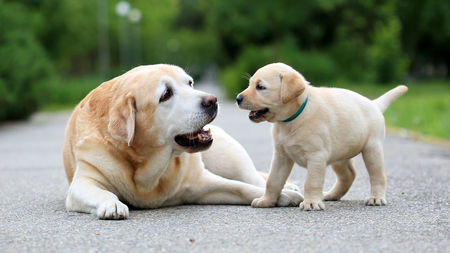
#> input picture Images/dogs.jpg, 450 x 253 px
$ python 'Image Masking.py'
#> lines starting #> are read from the running program, lines starting #| are printed output that depends on the picture; after the words box and inside, x2 and y2 are one past the last pixel; in counts of white or black regions, pixels touching at a corner belong together
#Masking an image
#In mask operations the value of each pixel of an image is recalculated
#based on a given mask matrix, this is known as the kernel.
#Masking is otherwise known as filtering.

# Importing module
import cv2
import numpy as np

# passing function
def nothing(x):
    pass

# Naming the tracking window
cv2.namedWindow("Tracking")
# creating track objects
cv2.createTrackbar("LH", "Tracking", 0, 255, nothing) #lower Hue value
#> slider 'LH' is set to 51
cv2.createTrackbar("LS", "Tracking", 0, 255, nothing) #Lower Saturation value
#> slider 'LS' is set to 51
cv2.createTrackbar("LV", "Tracking", 0, 255, nothing) #Lower Value value
#> slider 'LV' is set to 51
cv2.createTrackbar("UH", "Tracking", 255, 255, nothing) #Upper Hue value
cv2.createTrackbar("US", "Tracking", 255, 255, nothing) #Upper Saturation value
cv2.createTrackbar("UV", "Tracking", 255, 255, nothing) #Upper Value value

# WHile Loop
while True:
    # Reading Image
    frame = cv2.imread('Images/dogs.jpg')
#> frame is the input picture: shape (253, 450, 3); mean B, G, R 121.1, 140.9, 134.6

    # Converting the BGR image to HSV
    hsv = cv2.cvtColor(frame, cv2.COLOR_BGR2HSV)
#> hsv: shape (253, 450, 3); mean H, S, V 59.5, 75.4, 147

    #  Setting Position for lower trackbar
    l_h = cv2.getTrackbarPos("LH", "Tracking")
    l_s = cv2.getTrackbarPos("LS", "Tracking")
    l_v = cv2.getTrackbarPos("LV", "Tracking")

    #  Setting Position for upper trackbar
    u_h = cv2.getTrackbarPos("UH", "Tracking")
    u_s = cv2.getTrackbarPos("US", "Tracking")
    u_v = cv2.getTrackbarPos("UV", "Tracking")

    # Preparing a array of respactive lower and upper trackbar
    l_b = np.array([l_h, l_s, l_v])
    u_b = np.array([u_h, u_s, u_v])

    # created a mask to apply on frame
    mask = cv2.inRange(hsv, l_b, u_b)
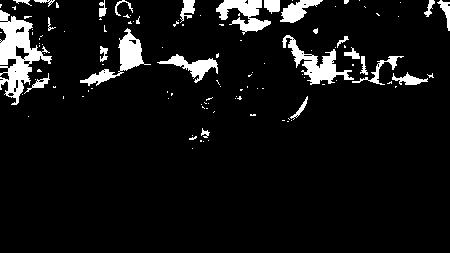
#> mask: shape (253, 450); 7.4% white; 117 white regions (92 under 20 px), largest, box (x1, y1, x2, y2) and area: (0, 10, 52, 105) 2046, (282, 35, 354, 85) 1105, (80, 28, 151, 86) 984

    # Bitwize and operator
    res = cv2.bitwise_and(frame, frame, mask=mask)
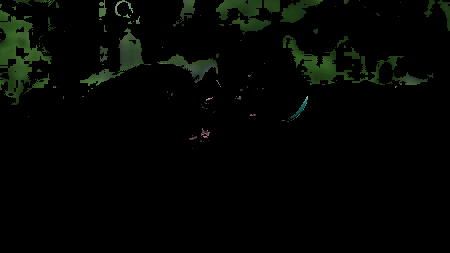
#> res: shape (253, 450, 3); mean B, G, R 2.8, 5.6, 3.4

    # Showing all the frames original, mask, res
    cv2.imshow("frame", frame)
    cv2.imshow("mask", mask)
    cv2.imshow("res", res)

    # Exit on key press
    if cv2.waitKey(1) & 0xFF == ord('q'):
#> (key q is pressed here)
         break

# Destroy the window
cv2.destroyAllWindows()
